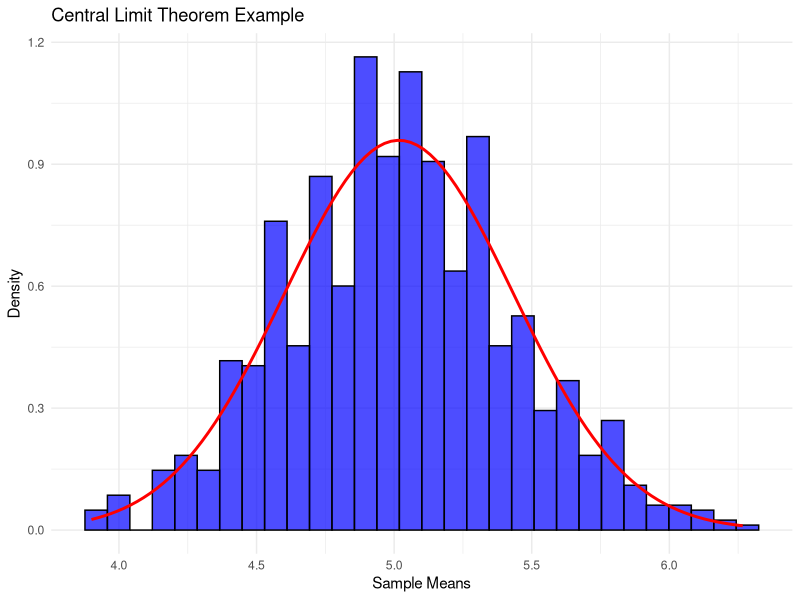

Source code (R):
## ---- chunk 1
knitr::opts_chunk$set(echo = TRUE)
## ---- chunk 2
x<-dunif(0.5, min = 0, max = 1)
dunif(x, min = 0, max = 1, log = FALSE)
q<-punif(0.5, min = 0, max = 1)
punif(q, min = 0, max = 1, lower.tail = TRUE, log.p = FALSE)
p<-qunif(0.5, min = 0, max = 1)
qunif(p, min = 0, max = 1, lower.tail = TRUE, log.p = FALSE)
n<-runif(10, min = 0, max = 1)
runif(n, min = 0, max = 1)
## ---- chunk 3
size<-5
prob<-0.5
dbinom(x, size, prob, log = FALSE)
pbinom(q, size, prob, lower.tail = TRUE, log.p = FALSE)
qbinom(p, size, prob, lower.tail = TRUE, log.p = FALSE)
rbinom(n, size, prob)
## ---- chunk 4
mean<-0
dnorm(x, mean = 0, sd = 1, log = FALSE)
pnorm(q, mean = 0, sd = 1, lower.tail = TRUE, log.p = FALSE)
qnorm(p, mean = 0, sd = 1, lower.tail = TRUE, log.p = FALSE)
rnorm(n, mean = 0, sd = 1)
## ---- chunk 5
m<-10
k<-7
e<-5
dhyper(x, m, e, k, log = FALSE)
phyper(q, m, e, k, lower.tail = TRUE, log.p = FALSE)
qhyper(p, m, e, k, lower.tail = TRUE, log.p = FALSE)
rhyper(n, m, e, k)
## ---- chunk 6
lambda<-2
dpois(x, lambda, log = FALSE)
ppois(q, lambda, lower.tail = TRUE, log.p = FALSE)
qpois(p, lambda, lower.tail = TRUE, log.p = FALSE)
rpois(n, lambda)
## ---- chunk 7
dgeom(x, prob, log = FALSE)
pgeom(q, prob, lower.tail = TRUE, log.p = FALSE)
qgeom(p, prob, lower.tail = TRUE, log.p = FALSE)
rgeom(n, prob)
## ---- chunk 8
require(ggplot2)
## ---- chunk 9
lambda <- 5  # Parameter for Poisson distribution (mean)
population <- rpois(10000, lambda)  # Population data
## ---- chunk 10
n <- 30  # Sample size
num_simulations <- 1000  # Number of simulations
## ---- chunk 11
sample_means <- replicate(num_simulations, {
sample <- sample(population, n, replace = TRUE)
mean(sample)})
## ---- chunk 12
sample_means_df <- data.frame(sample_means)
## ---- chunk 13
ggplot(sample_means_df, aes(x = sample_means)) +
geom_histogram(aes(y = ..density..), bins = 30, fill = "blue", color = "black", alpha = 0.7) +
stat_function(fun = dnorm, args = list(mean = mean(sample_means), sd = sd(sample_means)), color = "red", size = 1) +
labs(title = "Central Limit Theorem Example",
x = "Sample Means",
y = "Density") +
theme_minimal()
